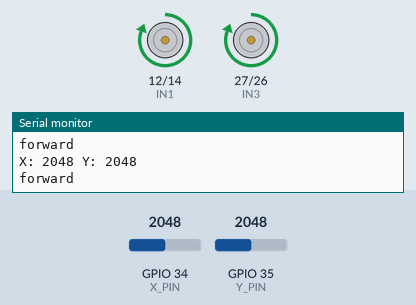
A sketch run on a simulated ESP32. Shown: motor-driver pin pairs drawn as motors (green arrow = first pin HIGH = forward, orange = second pin HIGH = backward, longer = more drive, scaled by the enable pin), the last lines printed to the serial monitor. Inputs (shaded band) come from the test bench; at power-on: GPIO 35 (Y_PIN) = 2048, GPIO 34 (X_PIN) = 2048.

Above: at 1.2 s.
1.3 s: GPIO 35 (Y_PIN) set to 1397
2.8 s: GPIO 35 (Y_PIN) set to 1309
At 3.5 s:
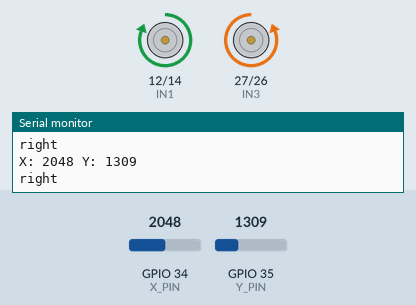
4.3 s: GPIO 34 (X_PIN) set to 1299
5.8 s: GPIO 34 (X_PIN) set to 1191
At 6.2 s:
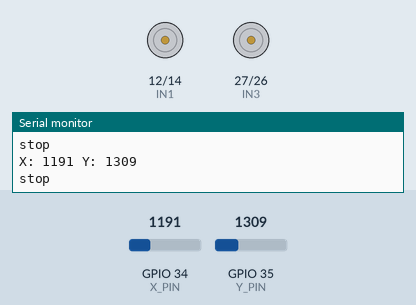
7.3 s: GPIO 34 (X_PIN) set to 1109
8.8 s: GPIO 34 (X_PIN) set to 1022
At 10.1 s:
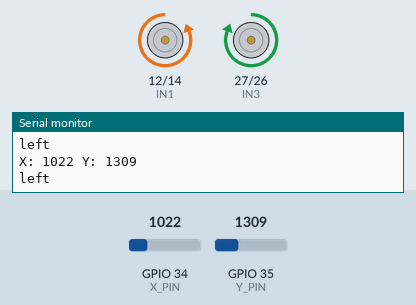
Timing chart, 0 to 11.3 s (numbered marks = the images above; inputs shaded):
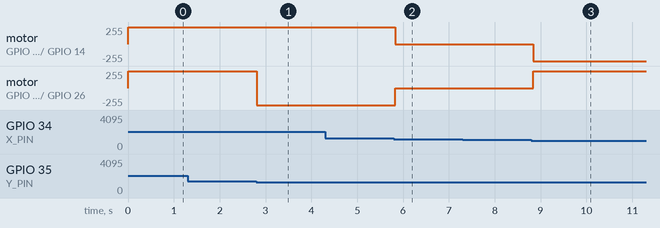

The sketch:

WheelChairCode.ino
```cpp
#define IN1 12
#define IN2 14
#define ENA 13
#define IN3 27
#define IN4 26
#define ENB 25
#define X_PIN 34
#define Y_PIN 35

#define THRESHOLD_FORWARD 1350
#define THRESHOLD_BACKWARD 1000
#define THRESHOLD_LEFT 1050
#define THRESHOLD_RIGHT 1250

void setup() {
  pinMode(IN1, OUTPUT);
  pinMode(IN2, OUTPUT);
  pinMode(ENA, OUTPUT);
  pinMode(IN3, OUTPUT);
  pinMode(IN4, OUTPUT);
  pinMode(ENB, OUTPUT);

  Serial.begin(115200);
}

void loop() {
  int xVal = analogRead(X_PIN);
  int yVal = analogRead(Y_PIN);

  Serial.print("X: ");
  Serial.print(xVal);
  Serial.print(" Y: ");
  Serial.println(yVal);

  if (yVal > THRESHOLD_FORWARD) {
    moveForward();
  } else if (yVal < THRESHOLD_BACKWARD) {
    moveBackward();
  } else if (xVal < THRESHOLD_LEFT) {
    turnLeft();
  } else if (xVal > THRESHOLD_RIGHT) {
    turnRight();
  } else {
    stopMotors();
  }

  delay(100);
}

void moveForward() {
  Serial.println("forward");
  digitalWrite(IN1, HIGH);
  digitalWrite(IN2, LOW);
  analogWrite(ENA, 255);  // Full speed

  digitalWrite(IN3, HIGH);
  digitalWrite(IN4, LOW);
  analogWrite(ENB, 255);  // Full speed
}

void moveBackward() {
  Serial.println("backward");
  digitalWrite(IN1, LOW);
  digitalWrite(IN2, HIGH);
  analogWrite(ENA, 255);  // Full speed

  digitalWrite(IN3, LOW);
  digitalWrite(IN4, HIGH);
  analogWrite(ENB, 255);  // Full speed
}

void turnLeft() {
  Serial.println("left");
  digitalWrite(IN1, LOW);
  digitalWrite(IN2, HIGH);
  analogWrite(ENA, 255);  // Stop motor 1

  digitalWrite(IN3, HIGH);
  digitalWrite(IN4, LOW);
  analogWrite(ENB, 255);  // Full speed
}

void turnRight() {
  Serial.println("right");
  digitalWrite(IN1, HIGH);
  digitalWrite(IN2, LOW);
  analogWrite(ENA, 255);  // Full speed

  digitalWrite(IN3, LOW);
  digitalWrite(IN4, HIGH);
  analogWrite(ENB, 255);  // Stop motor 2
}

void stopMotors() {
  Serial.println("stop");
  digitalWrite(IN1, LOW);
  digitalWrite(IN2, LOW);
  analogWrite(ENA, 0);

  digitalWrite(IN3, LOW);
  digitalWrite(IN4, LOW);
  analogWrite(ENB, 0);
}
```

Measured:
- the behaviour switches between 1351 and 1350 on GPIO 35 (Y_PIN) (found by bisection; images 0 and 1)
- the behaviour switches between 1251 and 1250 on GPIO 34 (X_PIN) (found by bisection; images 1 and 2)
- the behaviour switches between 1050 and 1049 on GPIO 34 (X_PIN) (found by bisection; images 2 and 3)
- after the input at 2.8 s, motor on GPIO 27 (IN3) / GPIO 26 (IN4): forward 255/255 → backward 255/255 at once
- after the input at 5.8 s, motor on GPIO 12 (IN1) / GPIO 14 (IN2): forward 255/255 → stopped at once; motor on GPIO 27 (IN3) / GPIO 26 (IN4): backward 255/255 → stopped at once
- after the input at 8.8 s, motor on GPIO 12 (IN1) / GPIO 14 (IN2): stopped → backward 255/255 at once; motor on GPIO 27 (IN3) / GPIO 26 (IN4): stopped → forward 255/255 at once
